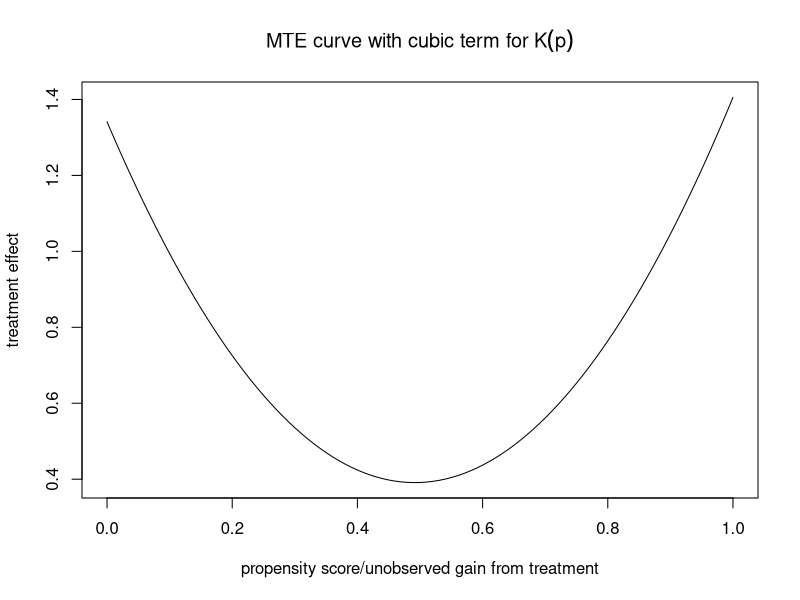
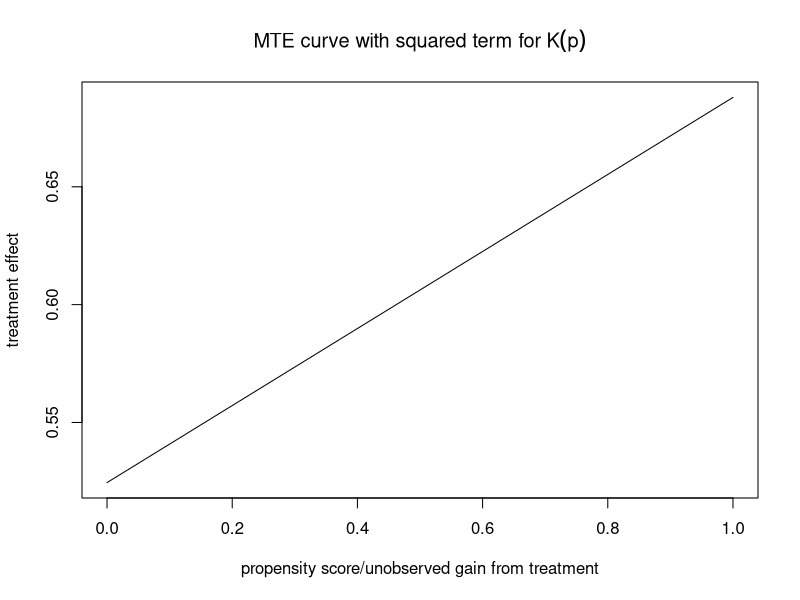
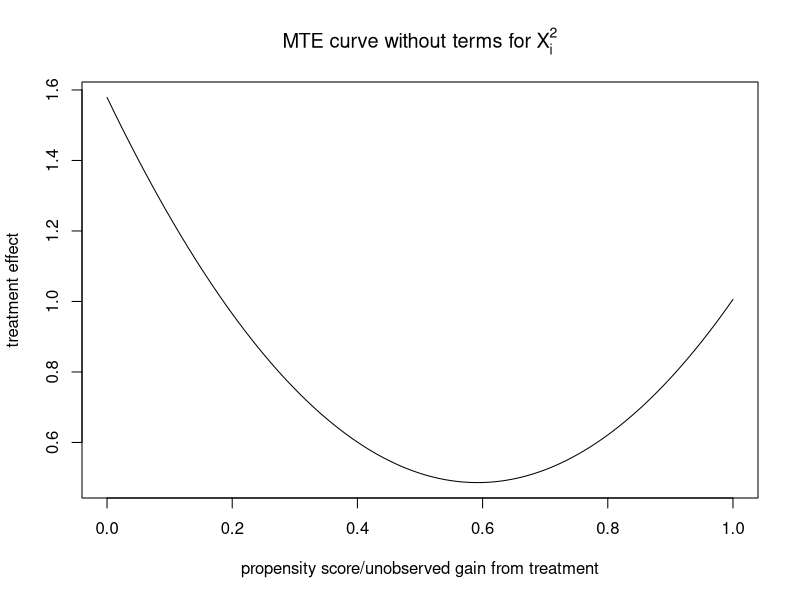

Recreate these plots in R, in order.
#	Set seed for reproducability.
set.seed(54)


#	Parameters for question 2.
n <- 100000
pi.0 <- 0
pi.1 <- 0.25
pi.2 <- 1
beta.0 <- 1
beta.1 <- 1
theta <- 0.05


#	Set up model.
X.i <- rnorm(n, 0, 1)
Z.star.i <- rnorm(n, 0, 1)
epsilon.i <- rnorm(n, 0, 0.5)
U.D <- runif(n)

U.0i <- 1.5 * (U.D - 0.5) - U.D^2 + epsilon.i
U.1i <- -0.5 * (U.D - 0.5) + U.D^2 + epsilon.i

v.i <- min(U.D) + (max(U.D) - min(U.D)) * U.D
D.star.i <- pi.0 + pi.1 * Z.star.i + pi.2 * X.i + v.i

Y.0i <- U.0i + beta.0 * X.i + theta * X.i^2
Y.1i <- U.1i + beta.1 * X.i + theta * X.i^2

D.i <- rep(0, n)
D.i[D.star.i >= 0] <- 1
Y.i <- D.i * Y.1i + (1 - D.i) * Y.0i

first.stage <- glm(D.i ~ Z.star.i + X.i, family = binomial(link = "probit"))
propensity.score <- first.stage$fitted


#	Question 2.2

#	Regression.
mte.reg <- lm(Y.i ~ X.i + I(X.i^2) + propensity.score * X.i + propensity.score * I(X.i^2) + propensity.score + I(propensity.score^2) + I(propensity.score^3))
gamma.hat.0 <-  mte.reg$coefficients['X.i']
gamma.hat.1 <-  mte.reg$coefficients['I(X.i^2)']
beta.hat.1 <- mte.reg$coefficients['X.i:propensity.score']
beta.hat.2 <- mte.reg$coefficients['I(X.i^2):propensity.score']
pi.hat.1 <- mte.reg$coefficients['propensity.score']
pi.hat.2 <- mte.reg$coefficients['I(propensity.score^2)']
pi.hat.3 <- mte.reg$coefficients['I(propensity.score^3)']

#	Terms of Xp:
#	beta.hat.1 & beta.hat.2

#	Terms of p:
#	pi.hat.1, pi.hat.2 & pi.hat.3

u <- seq(0, 1, 0.01)
matrix.Xp <- beta.hat.1 * X.i + beta.hat.2 * X.i^2
matrix.Kp <- pi.hat.1 + 2 * pi.hat.2 * u + 3 * pi.hat.3 * u^2
matrix.mte <- outer(matrix.Xp, matrix.Kp, `+`)

ATE.p <- rowMeans(matrix.mte, na.rm = TRUE)
ATE <- mean(ATE.p)

weights.ATU <- outer(propensity.score, u, `>`)
ATU.p <- rowSums(matrix.mte * weights.ATU, na.rm = TRUE) / rowSums(weights.ATU, na.rm = TRUE)
ATU <- mean(ATU.p[D.i == 1])

weights.ATT <- outer(propensity.score, u, `<=`)
ATT.p <- rowSums(matrix.mte * weights.ATT, na.rm = TRUE) / rowSums(weights.ATT, na.rm = TRUE)
ATT <- mean(ATT.p[D.i == 0])

mte.curve <- c()
for (j in 1:length(seq(0, 1, 0.01))){
	mte.curve <- append(mte.curve, mean(matrix.Xp) + matrix.Kp[j])
}
plot(seq(0, 1, 0.01), mte.curve, type = 'l',
	main = bquote('MTE curve with cubic term for'~K(p)), xlab = 'propensity score/unobserved gain from treatment',
	ylab = 'treatment effect')


#	Question 2.3

#	Regression.
mte.reg <- lm(Y.i ~ X.i + I(X.i^2) + propensity.score * X.i + propensity.score * I(X.i^2) + propensity.score + I(propensity.score^2))
gamma.hat.0 <-  mte.reg$coefficients['X.i']
gamma.hat.1 <-  mte.reg$coefficients['I(X.i^2)']
beta.hat.1 <- mte.reg$coefficients['X.i:propensity.score']
beta.hat.2 <- mte.reg$coefficients['I(X.i^2):propensity.score']
pi.hat.1 <- mte.reg$coefficients['propensity.score']
pi.hat.2 <- mte.reg$coefficients['I(propensity.score^2)']

#	Terms of Xp:
#	beta.hat.1 & beta.hat.2

#	Terms of p:
#	pi.hat.1 & pi.hat.2

u <- seq(0, 1, 0.01)
matrix.Xp <- beta.hat.1 * X.i + beta.hat.2 * X.i^2
matrix.Kp <- pi.hat.1 + 2 * pi.hat.2 * u
matrix.mte <- outer(matrix.Xp, matrix.Kp, `+`)

ATE.p <- rowMeans(matrix.mte, na.rm = TRUE)
ATE <- mean(ATE.p)

weights.ATU <- outer(propensity.score, u, `>`)
ATU.p <- rowSums(matrix.mte * weights.ATU, na.rm = TRUE) / rowSums(weights.ATU, na.rm = TRUE)
ATU <- mean(ATU.p[D.i == 1])

weights.ATT <- outer(propensity.score, u, `<=`)
ATT.p <- rowSums(matrix.mte * weights.ATT, na.rm = TRUE) / rowSums(weights.ATT, na.rm = TRUE)
ATT <- mean(ATT.p[D.i == 0])

mte.curve <- c()
for (j in 1:length(seq(0, 1, 0.01))){
	mte.curve <- append(mte.curve, mean(matrix.Xp) + matrix.Kp[j])
}
plot(seq(0, 1, 0.01), mte.curve, type = 'l',
	main = bquote('MTE curve with squared term for'~K(p)), xlab = 'propensity score/unobserved gain from treatment',
	ylab = 'treatment effect')


#	Question 2.4

#	Regression.
mte.reg <- lm(Y.i ~ X.i + propensity.score * X.i + propensity.score + I(propensity.score^2) + I(propensity.score^3))
gamma.hat.0 <-  mte.reg$coefficients['X.i']
beta.hat.1 <- mte.reg$coefficients['X.i:propensity.score']
pi.hat.1 <- mte.reg$coefficients['propensity.score']
pi.hat.2 <- mte.reg$coefficients['I(propensity.score^2)']
pi.hat.3 <- mte.reg$coefficients['I(propensity.score^3)']

#	Terms of Xp:
#	beta.hat.1

#	Terms of p:
#	pi.hat.1, pi.hat.2 & pi.hat.3

u <- seq(0, 1, 0.01)
matrix.Xp <- beta.hat.1 * X.i
matrix.Kp <- pi.hat.1 + 2 * pi.hat.2 * u + 3 * pi.hat.3 * u^2
matrix.mte <- outer(matrix.Xp, matrix.Kp, `+`)

ATE.p <- rowMeans(matrix.mte, na.rm = TRUE)
ATE <- mean(ATE.p)

weights.ATU <- outer(propensity.score, u, `>`)
ATU.p <- rowSums(matrix.mte * weights.ATU, na.rm = TRUE) / rowSums(weights.ATU, na.rm = TRUE)
ATU <- mean(ATU.p[D.i == 1])

weights.ATT <- outer(propensity.score, u, `<=`)
ATT.p <- rowSums(matrix.mte * weights.ATT, na.rm = TRUE) / rowSums(weights.ATT, na.rm = TRUE)
ATT <- mean(ATT.p[D.i == 0])

mte.curve <- c()
for (j in 1:length(seq(0, 1, 0.01))){
	mte.curve <- append(mte.curve, mean(matrix.Xp) + matrix.Kp[j])
}
plot(seq(0, 1, 0.01), mte.curve, type = 'l',
	main = bquote('MTE curve without terms for'~X[i]^2), xlab = 'propensity score/unobserved gain from treatment',
	ylab = 'treatment effect')